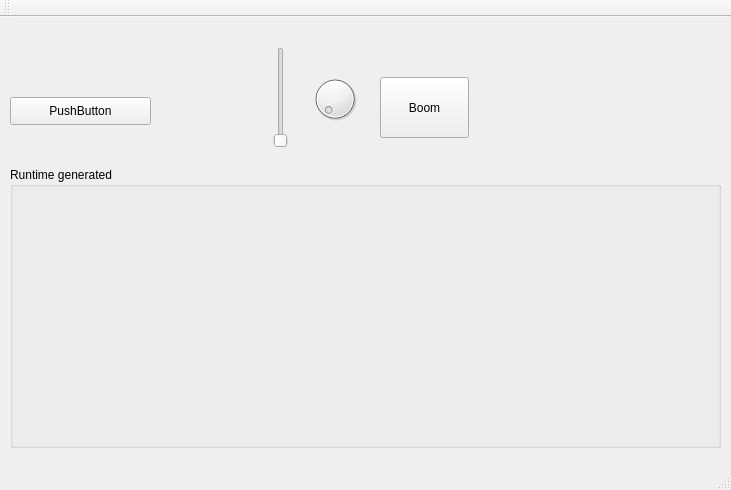
<?xml version="1.0" encoding="UTF-8"?>
<ui version="4.0">
 <class>MainWindow</class>
 <widget class="QMainWindow" name="MainWindow">
  <property name="geometry">
   <rect>
    <x>0</x>
    <y>0</y>
    <width>731</width>
    <height>490</height>
   </rect>
  </property>
  <property name="windowTitle">
   <string>Worker</string>
  </property>
  <widget class="QWidget" name="centralWidget">
   <widget class="QLabel" name="status_label">
    <property name="geometry">
     <rect>
      <x>10</x>
      <y>430</y>
      <width>311</width>
      <height>31</height>
     </rect>
    </property>
    <property name="styleSheet">
     <string notr="true">color : rgb(0, 170, 0)</string>
    </property>
    <property name="text">
     <string/>
    </property>
   </widget>
   <widget class="QDial" name="dial">
    <property name="geometry">
     <rect>
      <x>310</x>
      <y>50</y>
      <width>50</width>
      <height>64</height>
     </rect>
    </property>
    <property name="maximum">
     <number>127</number>
    </property>
   </widget>
   <widget class="QSlider" name="verticalSlider">
    <property name="geometry">
     <rect>
      <x>270</x>
      <y>30</y>
      <width>22</width>
      <height>101</height>
     </rect>
    </property>
    <property name="maximum">
     <number>127</number>
    </property>
    <property name="orientation">
     <enum>Qt::Vertical</enum>
    </property>
   </widget>
   <widget class="QPushButton" name="pushButton_2">
    <property name="geometry">
     <rect>
      <x>10</x>
      <y>80</y>
      <width>141</width>
      <height>28</height>
     </rect>
    </property>
    <property name="text">
     <string>PushButton</string>
    </property>
   </widget>
   <widget class="QPushButton" name="pushButton3">
    <property name="geometry">
     <rect>
      <x>380</x>
      <y>60</y>
      <width>89</width>
      <height>61</height>
     </rect>
    </property>
    <property name="text">
     <string>Boom</string>
    </property>
   </widget>
   <widget class="QGroupBox" name="groupBox">
    <property name="geometry">
     <rect>
      <x>10</x>
      <y>150</y>
      <width>711</width>
      <height>281</height>
     </rect>
    </property>
    <property name="title">
     <string>Runtime generated</string>
    </property>
    <widget class="QWidget" name="gridLayoutWidget">
     <property name="geometry">
      <rect>
       <x>20</x>
       <y>20</y>
       <width>671</width>
       <height>251</height>
      </rect>
     </property>
     <layout class="QGridLayout" name="gridLayout"/>
    </widget>
   </widget>
   <zorder>groupBox</zorder>
   <zorder>dial</zorder>
   <zorder>verticalSlider</zorder>
   <zorder>pushButton_2</zorder>
   <zorder>pushButton3</zorder>
   <zorder>status_label</zorder>
  </widget>
  <widget class="QMenuBar" name="menuBar">
   <property name="geometry">
    <rect>
     <x>0</x>
     <y>0</y>
     <width>731</width>
     <height>26</height>
    </rect>
   </property>
  </widget>
  <widget class="QToolBar" name="mainToolBar">
   <attribute name="toolBarArea">
    <enum>TopToolBarArea</enum>
   </attribute>
   <attribute name="toolBarBreak">
    <bool>false</bool>
   </attribute>
  </widget>
  <widget class="QStatusBar" name="statusBar"/>
 </widget>
 <layoutdefault spacing="6" margin="11"/>
 <resources/>
 <connections/>
</ui>
